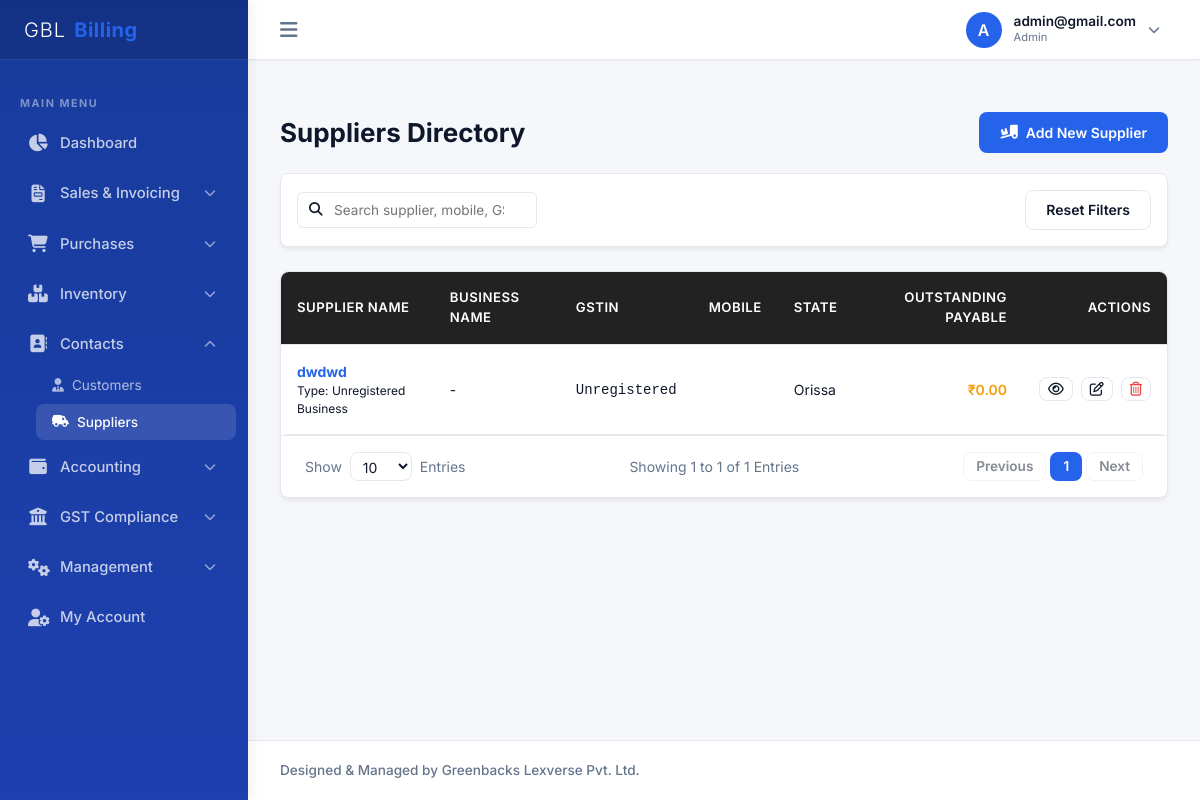
The app's page /company/suppliers/ (signed in) with its own data.
### billing/models.py (models this page shows, shortened)
class CustomUser(AbstractUser):
    ROLE_CHOICES = [
        ('SUPERADMIN', 'System Superadmin'),  # For Admin Panel Owner
        ('ADMIN', 'Company Admin'),           # Company Owner
        ('ACCOUNTANT', 'Accountant'),
        ('BILLING_STAFF', 'Billing Staff'),
        ('SALES_STAFF', 'Sales Staff'),
        ('INVENTORY_STAFF', 'Inventory Staff'),
    ]
    company = models.ForeignKey(Company, on_delete=models.CASCADE, null=True, blank=True, related_name='users')
    role = models.CharField(max_length=20, choices=ROLE_CHOICES, default='ADMIN')
    mobile = models.CharField(max_length=15, blank=True, null=True)
    profile_photo = models.ImageField(upload_to='profile_photos/', blank=True, null=True)
    updated_at = models.DateTimeField(auto_now=True, null=True)
    def get_profile_photo_url(self):
        if self.profile_photo:
            try:
                timestamp = int(self.updated_at.timestamp()) if self.updated_at else 1
                return f"{self.profile_photo.url}?v={timestamp}"
            except Exception:
                return self.profile_photo.url
        return None

class Supplier(models.Model):
    SUPPLIER_TYPES = [
        ('REGISTERED', 'Regular Registered'),
        ('COMPOSITION', 'Composition Scheme'),
        ('UNREGISTERED', 'Unregistered Business'),
        ('SEZ', 'SEZ Developer / Unit'),
        ('EXPORT', 'Overseas Export'),
    ]
    company = models.ForeignKey(Company, on_delete=models.CASCADE)
    name = models.CharField(max_length=200)
    business_name = models.CharField(max_length=200, blank=True, null=True)
    supplier_type = models.CharField(max_length=20, choices=SUPPLIER_TYPES, default='REGISTERED')
    gstin = models.CharField(max_length=15, blank=True, null=True)
    pan = models.CharField(max_length=10, blank=True, null=True)
    email = models.EmailField(blank=True, null=True)
    mobile = models.CharField(max_length=15)
    alternate_mobile = models.CharField(max_length=15, blank=True, null=True)
    address = models.TextField()
    city = models.CharField(max_length=100)
    state = models.CharField(max_length=100)
    state_code = models.CharField(max_length=2)
    pincode = models.CharField(max_length=6)
    payment_terms = models.IntegerField(default=30)  # Credit days
    opening_balance = models.DecimalField(max_digits=12, decimal_places=2, default=Decimal('0.00'))
    opening_balance_type = models.CharField(max_length=2, choices=[('DR', 'Debit (Receivable)'), ('CR', 'Credit (Payable)')], default='CR')
    outstanding_balance = models.DecimalField(max_digits=12, decimal_places=2, default=Decimal('0.00'))
    is_active = models.BooleanField(default=True)
    created_at = models.DateTimeField(auto_now_add=True)

### billing/views.py (the view, shortened to what this page needs)
# urls.py: path('company/suppliers/', views.SupplierListView.as_view(), name='supplier_list'),
class SupplierListView(CompanyRequiredMixin, CompanyQuerySetMixin, PaginationMixin, ListView):
    model = Supplier
    template_name = 'company/supplier_list.html'
    context_object_name = 'suppliers'
    def get_queryset(self):
        qs = super().get_queryset().filter(is_active=True)
        search = self.request.GET.get('search')
        return qs

### billing/mixins.py (called while the page is built)
    def dispatch(self, request, *args, **kwargs):
        if not request.user.is_authenticated:
            return self.handle_no_permission()
        if request.user.role == 'SUPERADMIN':
            raise PermissionDenied("System Superadmins cannot access Company Panel.")
        if not request.user.company or not request.user.company.is_active:
            raise PermissionDenied("You do not belong to an active business account.")
        company = request.user.company
        if company.subscription_status == 'SUSPENDED':
            raise PermissionDenied("Your business subscription is suspended. Please contact admin.")
        return super().dispatch(request, *args, **kwargs)

    def get_queryset(self):
        queryset = super().get_queryset()
        return queryset.filter(company=self.request.user.company)

    def get_paginate_by(self, queryset):
        try:
            limit = int(self.request.GET.get('entries', 10))
            if limit in [10, 25, 50, 100]:
                return limit
        except (ValueError, TypeError):
            pass
        return 10

    def get_context_data(self, **kwargs):
        context = super().get_context_data(**kwargs)
        context['entries'] = self.request.GET.get('entries', '10')
        return context

### billing/templatetags/indian_numbers.py (called while the page is built)
@register.filter(name='indian_currency')
def indian_currency(val, decimals=2):
    if val is None or val == '':
        return '₹0.00'
    res = indian_number(val, decimals)
    if not res:
        return '₹0.00'
    if res.startswith('-'):
        return '-₹' + res[1:]
    return '₹' + res

### templates/company/supplier_list.html (shortened to what this page needs)
{% extends 'base_company.html' %}
{% load indian_numbers %}
{% block sub_suppliers %}sub-item-active{% endblock %}
{% block content %}
<div class="page-header">
    <h1 class="page-title">Suppliers Directory</h1>
    <a href="{% url 'supplier_add' %}" class="btn btn-primary">
        <i class="fa-solid fa-truck-ramp-box"></i> Add New Supplier
    </a>
</div>
<div class="card-container" style="margin-bottom: 1.5rem;">
    <div class="card-body" style="padding: 1rem;">
        <form method="GET" style="display: flex; gap: 1rem; align-items: center; justify-content: space-between;">
            <div>
                {% include 'common_table_search.html' with placeholder="Search supplier, mobile, GSTIN..." %}
            </div>
            <a href="{% url 'supplier_list' %}" class="btn btn-secondary">Reset Filters</a>
        </form>
    </div>
</div>
<div class="table-container-ajax" id="table-container">
<div class="card-container">
    <div class="table-responsive">
        <table class="custom-table">
            <thead>
                <tr>
                    <th>Supplier Name</th>
                    <th>Business Name</th>
                    <th>GSTIN</th>
                    <th>Mobile</th>
                    <th>State</th>
                    <th style="text-align: right;">Outstanding Payable</th>
                    <th style="text-align: right;">Actions</th>
                </tr>
            </thead>
            <tbody>
                {% for supplier in suppliers %}
                    <tr>
                        <td>
                            <strong><a href="{% url 'supplier_view' supplier.id %}" style="color: var(--primary);">{{ supplier.name }}</a></strong>
                            <div style="font-size: 0.75rem; color: var(--muted-foreground);">Type: {{ supplier.get_supplier_type_display }}</div>
                        </td>
                        <td>{{ supplier.business_name|default:"-" }}</td>
                        <td><code>{{ supplier.gstin|default:"Unregistered" }}</code></td>
                        <td>{{ supplier.mobile }}</td>
                        <td>{{ supplier.state }}</td>
                        <td style="text-align: right; font-weight: 600; color: var(--warning);">
                            {{ supplier.outstanding_balance|indian_currency }}
                        </td>
                        <td style="text-align: right;">
                            <div style="display: flex; gap: 0.5rem; justify-content: flex-end;">
                                <a href="{% url 'supplier_view' supplier.id %}" class="btn btn-secondary" style="padding: 0.25rem 0.5rem;">
                                    <i class="fa-regular fa-eye"></i>
                                </a>
                                <a href="{% url 'supplier_edit' supplier.id %}" class="btn btn-secondary" style="padding: 0.25rem 0.5rem;">
                                    <i class="fa-regular fa-pen-to-square"></i>
                                </a>
                                <button type="button" onclick="triggerGlobalDelete('/api/delete/supplier/{{ supplier.id }}/', '{{ supplier.name }}')" class="btn btn-secondary" style="padding: 0.25rem 0.5rem; color: var(--danger);" title="Delete Supplier">
                                    <i class="fa-regular fa-trash-can"></i>
                                </button>
                            </div>
                        </td>
                    </tr>
                {% empty %}
                    <tr>
                        <td colspan="7" style="text-align: center; color: var(--muted-foreground); padding: 2rem;">No suppliers found. Click "Add New Supplier" to start.</td>
                    </tr>
                {% endfor %}
            </tbody>
        </table>
    </div>
    {% include 'common_pagination.html' %}
</div>
</div>
{% endblock %}

### templates/base.html (shortened to what this page needs)
{% load static %}
<!DOCTYPE html>
<html lang="en">
<head>
    <link href="https://cdnjs.cloudflare.com/ajax/libs/font-awesome/6.4.0/css/all.min.css" rel="stylesheet">
    <link rel="stylesheet" href="{% static 'css/styles.css' %}">
</head>
<body>
    <div class="app-container">
        <aside class="sidebar" id="sidebar">
            <div class="sidebar-header">
                <div class="sidebar-logo">
                    <span style="color: #ffffff; font-weight: 300; letter-spacing: 1px;">GBL</span><span style="color: #2563eb; font-weight: 700; letter-spacing: 0.5px;">Billing</span>
                </div>
            </div>
            <ul class="sidebar-menu">
                {% block sidebar_menu %}{% endblock %}
            </ul>
        </aside>
        <div class="main-wrapper">
            <header class="app-header">
                <div class="header-left">
                    <button class="toggle-sidebar-btn" id="toggle-sidebar">
                        <i class="fa-solid fa-bars"></i>
                    </button>
                </div>
                <div class="header-right">
                    <div class="profile-trigger-container" id="profile-area">
                        <div class="user-profile" id="profile-btn">
                            <div class="user-avatar" id="header-user-avatar-box">
                                {% if request.user.get_profile_photo_url %}
                                    <img id="header-user-avatar" src="{{ request.user.get_profile_photo_url }}" alt="Profile" style="width: 100%; height: 100%; object-fit: cover; border-radius: 50%;">
                                {% else %}
                                    <span id="header-user-initial">{{ request.user.username|slice:":1"|upper }}</span>
                                {% endif %}
                            </div>
                            <div class="user-info-text">
                                <div style="font-size: 0.85rem; font-weight: 600; line-height: 1.2;">{{ request.user.username }}</div>
                                <div style="font-size: 0.7rem; color: var(--muted); text-transform: capitalize;">{{ request.user.role|lower }}</div>
                            </div>
                            <i class="fa-solid fa-chevron-down dropdown-arrow"></i>
                        </div>
                    </div>
                </div>
            </header>
            <main class="content-body">
                {% block content %}{% endblock %}
            </main>
            <footer class="app-footer">
                <div style="font-size: 0.85rem; font-weight: 500;">Designed & Managed by Greenbacks Lexverse Pvt. Ltd.</div>
            </footer>
        </div>
    </div>
</body>
</html>

### records on screen
CustomUser: user.username "A", user.username "admin@gmail.com", user.role "Admin"
Supplier: name "dwdwd", supplier_type "Unregistered Business", business_name "-", gstin "Unregistered", state "Orissa", outstanding_balance|indian_currency "₹0.00"

### other values on screen
{{ page_obj.start_index }} "1"
{{ page_obj.end_index }} "1"
{{ page_obj.paginator.count }} "1"
{{ num }} "1"
